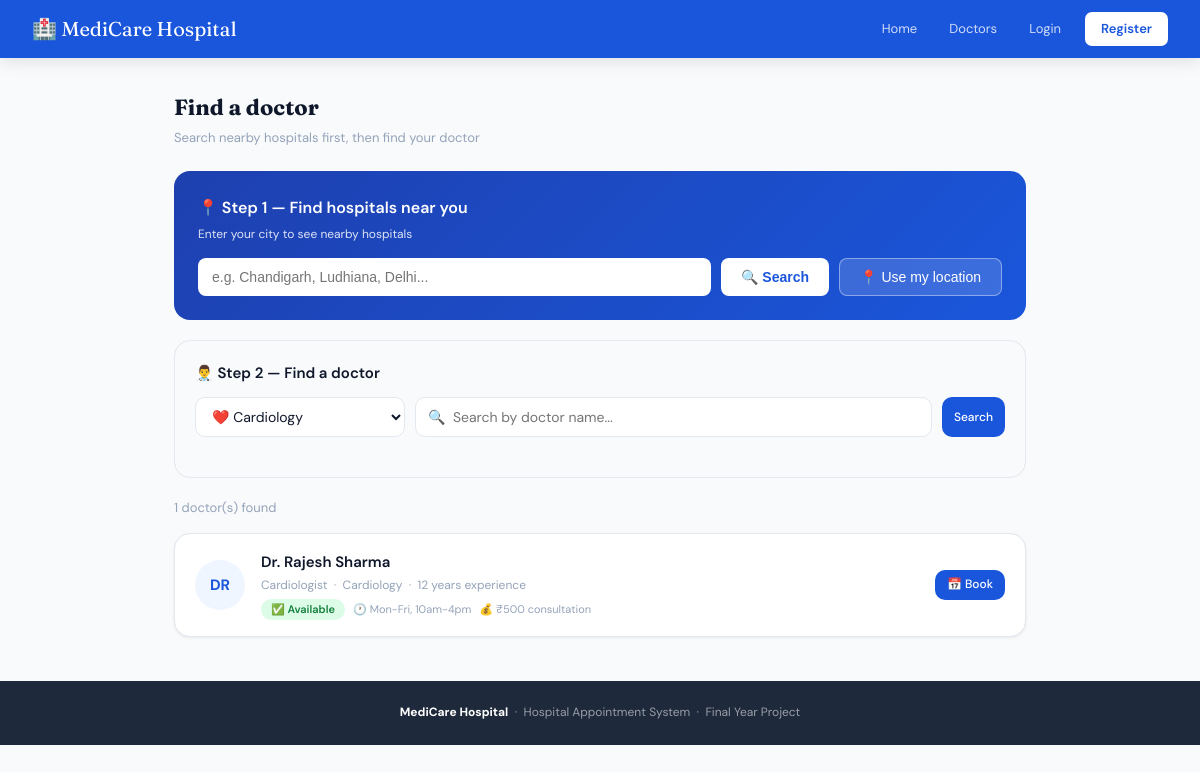
The page /doctors?dept=Cardiology on the database its author committed.
### models.py (models this page shows, shortened)
class Doctor(db.Model):
    __tablename__ = 'doctors'
    id            = db.Column(db.Integer, primary_key=True)
    name          = db.Column(db.String(100), nullable=False)
    email         = db.Column(db.String(100), unique=True, nullable=False)
    password      = db.Column(db.String(200), nullable=False)
    specialization = db.Column(db.String(100))
    experience    = db.Column(db.String(30))
    availability  = db.Column(db.String(100), default='Mon-Fri, 10am-4pm')
    fee           = db.Column(db.Integer, default=500)
    status        = db.Column(db.String(20), default='available')
    department_id = db.Column(db.Integer, db.ForeignKey('departments.id'))
    appointments  = db.relationship('Appointment', backref='doctor', lazy=True)
    def initials(self):
        parts = self.name.split()
        return ''.join(p[0] for p in parts if p[0].isupper())[:2]

class Department(db.Model):
    __tablename__ = 'departments'
    id      = db.Column(db.Integer, primary_key=True)
    name    = db.Column(db.String(100), unique=True, nullable=False)
    emoji   = db.Column(db.String(5), default='🏥')
    doctors = db.relationship('Doctor', backref='department', lazy=True)

### app.py (the view)
@app.route('/doctors')
def doctors():
    dept_filter = request.args.get('dept', '')
    search      = request.args.get('search', '')
    query       = Doctor.query
    if dept_filter:
        dept = Department.query.filter_by(name=dept_filter).first()
        if dept:
            query = query.filter_by(department_id=dept.id)
    if search:
        query = query.filter(Doctor.name.ilike(f'%{search}%'))
    doctors_list = query.all()
    departments  = Department.query.all()
    return render_template('doctors.html', doctors=doctors_list, departments=departments, selected_dept=dept_filter, search=search)

### templates/doctors.html (shortened to what this page needs)
{% extends "base.html" %}
{% block content %}
<div style="max-width:900px;margin:0 auto;padding:32px 24px;">
  <div class="page-header">
    <h2>Find a doctor</h2>
    <p>Search nearby hospitals first, then find your doctor</p>
  </div>
  <div style="background:linear-gradient(135deg,#1e40af,#1a56db);padding:24px;border-radius:16px;color:#fff;margin-bottom:20px;">
    <h3 style="font-size:16px;font-weight:600;margin-bottom:4px;">📍 Step 1 — Find hospitals near you</h3>
    <p style="font-size:12px;opacity:0.85;margin-bottom:14px;">Enter your city to see nearby hospitals</p>
    <div style="display:flex;gap:10px;flex-wrap:wrap;">
      <input type="text" id="city-input" placeholder="e.g. Chandigarh, Ludhiana, Delhi..."
             style="flex:1;min-width:200px;padding:10px 14px;border-radius:8px;border:none;font-size:14px;outline:none;"/>
      <button onclick="findHospitals()"
              style="padding:10px 20px;background:#fff;color:#1a56db;border:none;border-radius:8px;font-weight:600;cursor:pointer;font-size:14px;">
        🔍 Search
      </button>
      <button onclick="useMyLocation()"
              style="padding:10px 20px;background:rgba(255,255,255,0.15);color:#fff;border:1px solid rgba(255,255,255,0.4);border-radius:8px;cursor:pointer;font-size:14px;">
        📍 Use my location
      </button>
    </div>
  </div>
  <div style="background:var(--gray-50);border:1px solid var(--gray-200);border-radius:16px;padding:20px;margin-bottom:20px;">
    <h3 style="font-size:15px;font-weight:600;margin-bottom:12px;">👨‍⚕️ Step 2 — Find a doctor</h3>
    <form method="GET" action="{{ url_for('doctors') }}">
      <div class="search-bar">
        <select name="dept" class="form-control" style="max-width:210px;" onchange="this.form.submit()">
          {% for dept in departments %}
          <option value="{{ dept.name }}" {% if selected_dept == dept.name %}selected{% endif %}>
            {{ dept.emoji }} {{ dept.name }}
          </option>
          {% endfor %}
        </select>
        <input type="text" name="search" class="form-control"
               placeholder="🔍  Search by doctor name..."
               value="{{ search }}"/>
        <button type="submit" class="btn btn-primary btn-sm">Search</button>
      </div>
    </form>
  </div>
  <p style="font-size:13px;color:var(--gray-400);margin-bottom:14px;">
    {{ doctors|length }} doctor(s) found
  </p>
  {% if doctors %}
    {% for doc in doctors %}
    <div class="doctor-card">
      <div class="avatar" style="width:50px;height:50px;font-size:15px;">
        {{ doc.initials() }}
      </div>
      <div style="flex:1;">
        <div style="font-weight:600;font-size:15px;margin-bottom:2px;">{{ doc.name }}</div>
        <div style="font-size:12px;color:var(--gray-400);margin-bottom:4px;">
          {{ doc.specialization }} &nbsp;·&nbsp;
          {{ doc.department.name }} &nbsp;·&nbsp;
          {{ doc.experience }} experience
        </div>
        <div style="display:flex;align-items:center;gap:8px;flex-wrap:wrap;">
          <span class="badge {{ 'badge-green' if doc.status == 'available' else 'badge-amber' }}">
            {{ '✅ Available' if doc.status == 'available' else '⏳ Busy' }}
          </span>
          <span style="font-size:11px;color:var(--gray-400);">🕐 {{ doc.availability }}</span>
          <span style="font-size:11px;color:var(--gray-400);">💰 ₹{{ doc.fee }} consultation</span>
        </div>
      </div>
      {% if doc.status == 'available' %}
        <a href="{{ url_for('book_appointment', doctor_id=doc.id) }}"
           class="btn btn-primary btn-sm">📅 Book</a>
      {% else %}
        <button class="btn btn-gray btn-sm" disabled>Slot Full</button>
      {% endif %}
    </div>
    {% endfor %}
  {% else %}
    <div class="card" style="text-align:center;padding:40px;color:var(--gray-400);">
      😕 No doctors found. Try a different filter.
    </div>
  {% endif %}
</div>
{% endblock %}

### templates/base.html (style rules this page uses)
:root { --blue:#1a56db;--blue-light:#EFF6FF;--blue-dark:#1e40af;--navy:#1e293b;--green:#16a34a;--green-light:#DCFCE7;--amber:#d97706;--amber-light:#FEF3C7;--red:#dc2626;--red-light:#FEE2E2;--gray-50:#F8FAFC;--gray-100:#F1F5F9;--gray-200:#E2E8F0;--gray-400:#94A3B8;--gray-600:#475569;--gray-700:#334155;--gray-900:#0F172A;--white:#ffffff;--font-head:'Fraunces',serif;--font-body:'DM Sans',sans-serif;--radius:10px;--radius-lg:16px;--shadow:0 1px 3px rgba(0,0,0,0.08);--shadow-md:0 4px 16px rgba(0,0,0,0.10) }
* { box-sizing:border-box;margin:0;padding:0 }
body { font-family:var(--font-body);background:var(--gray-50);color:var(--gray-900);font-size:14px;line-height:1.6 }
a { text-decoration:none;color:inherit }
.btn { display:inline-flex;align-items:center;gap:6px;padding:9px 20px;border-radius:var(--radius);font-size:14px;font-weight:500;cursor:pointer;border:none;font-family:var(--font-body);transition:all .15s;text-decoration:none }
.btn-primary { background:var(--blue);color:#fff }
.btn-sm { padding:5px 12px;font-size:12px }
.badge { display:inline-block;padding:2px 10px;border-radius:20px;font-size:11px;font-weight:600 }
.badge-green { background:var(--green-light);color:#15803d }
.form-control { width:100%;padding:9px 12px;border:1.5px solid var(--gray-200);border-radius:var(--radius);font-size:14px;font-family:var(--font-body);color:var(--gray-900);background:var(--white);outline:none;transition:border .15s }
.page-header { margin-bottom:22px }
.page-header h2 { font-family:var(--font-head);font-size:22px;margin-bottom:3px }
.page-header p { font-size:13px;color:var(--gray-400) }
.avatar { border-radius:50%;background:var(--blue-light);display:flex;align-items:center;justify-content:center;font-weight:700;color:var(--blue);flex-shrink:0 }
.doctor-card { background:var(--white);border:1px solid var(--gray-200);border-radius:var(--radius-lg);padding:16px 20px;display:flex;align-items:center;gap:16px;box-shadow:var(--shadow);margin-bottom:12px;transition:box-shadow .15s }
.search-bar { display:flex;gap:10px;margin-bottom:20px;flex-wrap:wrap }
.search-bar .form-control { flex:1;min-width:180px }
.search-bar select { max-width:200px }

### rows shown on the page
Doctor: initials "DR", name "Dr. Rajesh Sharma", specialization "Cardiologist", department.name "Cardiology", experience "12 years", status "✅ Available", availability "Mon-Fri, 10am-4pm", fee "500"

### other values the page prints
{{ doctors|length }} "1"
form field dept "❤️ Cardiology"
